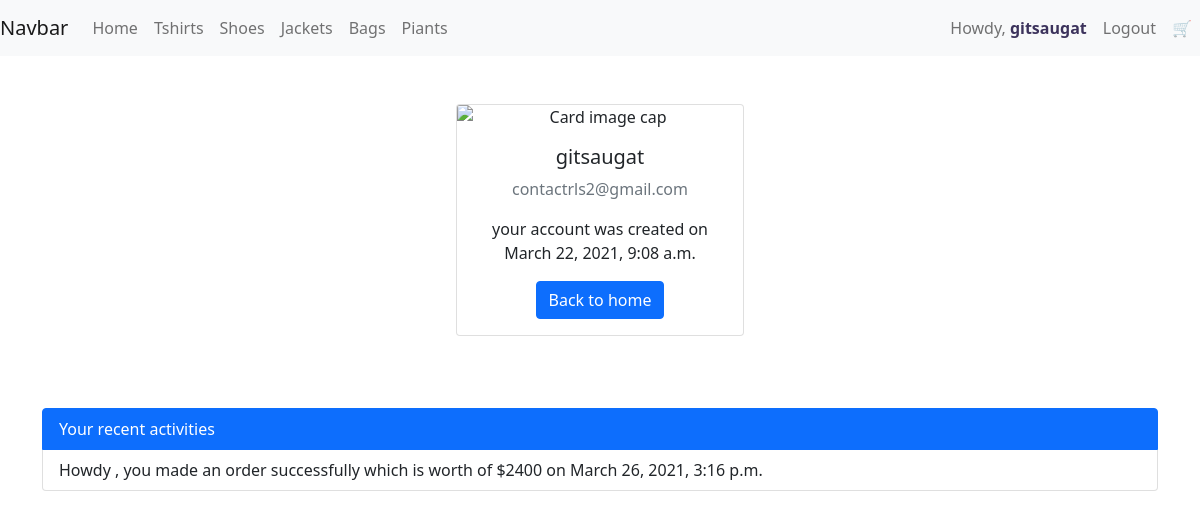
Page /activity/ (signed in) on the committed database.
### products/models.py (models this page shows, shortened)
class Activity(models.Model):
    user = models.ForeignKey( User , on_delete = models.SET_NULL , null = not False , blank = not False )
    message = models.TextField(null = not False , blank=not False)
    date = models.DateTimeField( auto_now_add = not False   )

### products/views.py (the view)
# urls.py: path('activity/' , activityPage , name = "activity")
def activityPage(request):
    context = {
        'activities' : Activity.objects.filter( user = request.user )
    }
    return render( request , 'products/activity.html' , context )

### products/templates/products/activity.html
{%extends 'products/base.html'%}
{%block content%}
<div style="display: flex; justify-content: center;">
    <br />
<div class="card" style=" text-align:center;width: 18rem;">
    <img class="card-img-top" src="https://lh3.googleusercontent.com/proxy/gmyCsS4LVmMfpYlZUZ1ZNvisHYOoecQwkeeuhQ_OM5fO6tuj57DRr0ZSgz0Zbuo8D_tgjrfrI3Ca9jJpb5tjpWFsDpc7Xy96UwBj1VoGs2dN-Y0CYUlb" alt="Card image cap">
    <div class="card-body">
      <h5 class="card-title">{{request.user.username}}</h5>
      <p class = "text-muted">{{request.user.email}}</p>
      <p class="card-text">your account was created on {{request.user.date_joined}}</p>
      <a href="#" class="btn btn-primary">Back to home</a>
    </div>
  </div>
  </div>
  <br />
  <br />
  <br />
<ul class="list-group">
    <li class="list-group-item active">Your recent activities</li>
    {%for activity in activities%}
    <li class="list-group-item">{{activity.message}} on {{activity.date}}</li>
    {%endfor%}
  </ul>
{%endblock%}

### products/templates/products/base.html (shortened to what this page needs)
{% load static %}
<!doctype html>
<html lang="en">
  <head>
    <link href = "{%static 'css/main.css'%}" rel="stylesheet" >
    <link href="https://cdn.jsdelivr.net/npm/bootstrap@5.0.0-beta2/dist/css/bootstrap.min.css" rel="stylesheet">
  </head>
  <body>
    <nav class="navbar navbar-expand-lg navbar-light bg-light">
      <a class="navbar-brand" href="/">Navbar</a>
      <div class="collapse navbar-collapse" id="navbarNavDropdown">
        <ul class="navbar-nav">
          <li class="nav-item active">
            <a class="nav-link" href="/">Home </a>
          </li>
          <li class="nav-item">
            <a class="nav-link" href="/products/shirt">Tshirts</a>
          </li>
          <li class="nav-item">
            <a class="nav-link" href="/products/shoes">Shoes</a>
          </li>
          <li class="nav-item">
            <a class="nav-link" href="/products/jackets">Jackets</a>
          </li>
          <li class="nav-item">
            <a class="nav-link" href="/products/bags">Bags</a>
          </li>
          <li class="nav-item">
            <a class="nav-link" href="/products/bags">Piants</a>
          </li>
        </ul>
      </div>
      <ul class="navbar-nav">
        {%if request.user.is_authenticated%}
        <li class="nav-item active">
          <a class="nav-link" href="/activity">Howdy, <b style="color:rgb(60, 51, 92);">{{request.user}}</b> </a>
        </li>
        <li class="nav-item active">
          <a class="nav-link" href="/logout/user">Logout </a>
        </li>
        <li class="nav-item active">
          <a class="nav-link" href="/cart"> 🛒 </a>
        </li>
        {%endif%}
        </ul>
    </nav>
      <div class = "container">
        <br />
        <br />
    {% block content %}
    {% endblock %}
    </div>
  </body>
</html>

### rows in the picture
Activity: message "Howdy , you made an order successfully which is worth of $2400", date "March 26, 2021, 3:16 p.m."

### other values in the picture
{{ request.user }} "gitsaugat"
{{ request.user.username }} "gitsaugat"
{{ request.user.email }} "contactrls2@gmail.com"
{{ request.user.date_joined }} "March 22, 2021, 9:08 a.m."
